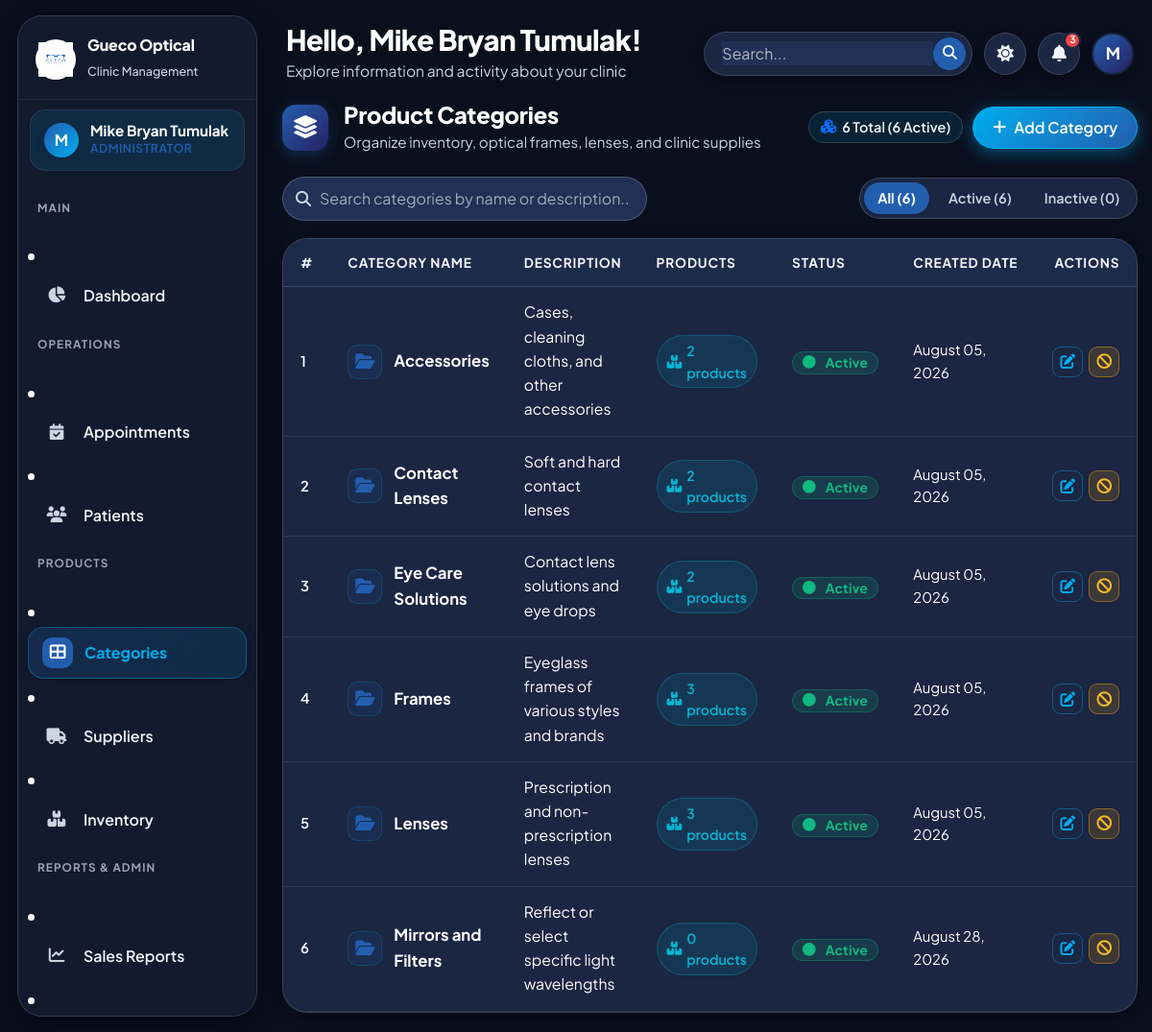
Screenshot of /admin/categories.php (signed in) with the database file from the repository.
### tables this page shows
CREATE TABLE `users` (
  `id` int(11) NOT NULL AUTO_INCREMENT,
  `full_name` varchar(100) NOT NULL,
  `email` varchar(100) NOT NULL,
  `password` varchar(255) NOT NULL,
  `role` enum('admin','doctor','saleslady') NOT NULL,
  `phone` varchar(20) DEFAULT NULL,
  `status` enum('active','inactive') DEFAULT 'active',
  `profile_photo` varchar(255) DEFAULT NULL,
  `created_at` timestamp NOT NULL DEFAULT current_timestamp(),
  `updated_at` timestamp NOT NULL DEFAULT current_timestamp() ON UPDATE current_timestamp(),
  PRIMARY KEY (`id`),
  UNIQUE KEY `email` (`email`)
);

CREATE TABLE `categories` (
  `id` int(11) NOT NULL AUTO_INCREMENT,
  `name` varchar(100) NOT NULL,
  `description` text DEFAULT NULL,
  `status` enum('active','inactive') DEFAULT 'active',
  `created_at` timestamp NOT NULL DEFAULT current_timestamp(),
  PRIMARY KEY (`id`),
  UNIQUE KEY `unique_category_name` (`name`)
);

### admin/categories.php (the view, shortened to what this page needs)
<?php
require_once __DIR__ . '/../config/functions.php';
$db = getDB();
$categories = $db->query("
    SELECT c.*, (SELECT COUNT(*) FROM products p WHERE p.category_id=c.id AND p.status='active') as product_count
    FROM categories c ORDER BY c.name ASC
")->fetchAll();
$totalCats = count($categories);
$activeCats = count(array_filter($categories, fn($c) => $c['status'] === 'active'));
$extraHead = '<link rel="stylesheet" href="'.BASE_URL.'assets/css/pages/categories.css?v='.time().'">';
include __DIR__ . '/../includes/header.php';
?>
<div class="cat-header-wrap">
  <div class="cat-header-left">
    <div class="cat-header-icon-box">
      <i class="fas fa-layer-group"></i>
    </div>
    <div class="cat-header-titles">
      <h4>Product Categories</h4>
      <p>Organize inventory, optical frames, lenses, and clinic supplies</p>
    </div>
  </div>
  <div style="display:flex; align-items:center; gap:10px;">
    <span class="cat-stat-pill">
      <i class="fas fa-cubes text-primary"></i> <?= $totalCats ?> Total (<?= $activeCats ?> Active)
    </span>
    <button class="btn btn-primary" onclick="openModal('addModal')">
      <i class="fas fa-plus"></i> Add Category
    </button>
  </div>
</div>
<div class="cat-toolbar">
  <div class="cat-search-box">
    <i class="fas fa-search"></i>
    <input type="text" id="catSearch" placeholder="Search categories by name or description..." autocomplete="off">
  </div>
  <div class="cat-filter-tabs">
    <button type="button" class="cat-filter-btn active" data-filter="all">All (<?= $totalCats ?>)</button>
    <button type="button" class="cat-filter-btn" data-filter="active">Active (<?= $activeCats ?>)</button>
    <button type="button" class="cat-filter-btn" data-filter="inactive">Inactive (<?= $totalCats - $activeCats ?>)</button>
  </div>
</div>
<div class="table-wrapper">
  <div class="table-responsive">
    <table class="table" id="catTable">
      <thead>
        <tr>
          <th style="width:60px;">#</th>
          <th>Category Name</th>
          <th>Description</th>
          <th style="width:140px;">Products</th>
          <th style="width:120px;">Status</th>
          <th style="width:150px;">Created Date</th>
          <th style="width:110px; text-align:right;">Actions</th>
        </tr>
      </thead>
      <tbody>
        <?php if (empty($categories)): ?>
        <tr id="noDataRow">
          <td colspan="7">
            <div class="empty-state" style="text-align:center; padding:48px 20px;">
              <div class="empty-icon" style="font-size:2.5rem; color:var(--text-muted); margin-bottom:12px;">
                <i class="fas fa-layer-group"></i>
              </div>
              <h6 style="font-weight:700; color:var(--text-primary); margin-bottom:4px;">No categories found</h6>
              <p style="font-size:0.84rem; color:var(--text-muted);">Click "+ Add Category" to create your first product category.</p>
            </div>
          </td>
        </tr>
        <?php else: ?>
        <?php foreach ($categories as $i => $cat): ?>
        <tr class="cat-row" data-name="<?= strtolower(htmlspecialchars($cat['name'])) ?>" data-desc="<?= strtolower(htmlspecialchars($cat['description'] ?? '')) ?>" data-status="<?= $cat['status'] ?>">
          <td style="color:var(--text-muted); font-size:0.78rem; font-weight:600;"><?= $i+1 ?></td>
          <td>
            <div class="cat-cell-name">
              <div class="cat-icon-badge">
                <i class="fas fa-folder-open"></i>
              </div>
              <div>
                <span class="cat-name-text"><?= sanitize($cat['name']) ?></span>
              </div>
            </div>
          </td>
          <td style="color:var(--text-secondary); font-size:0.83rem; max-width:320px;">
            <?= sanitize($cat['description'] ?: '—') ?>
          </td>
          <td>
            <span class="cat-count-badge">
              <i class="fas fa-boxes"></i> <?= $cat['product_count'] ?> products
            </span>
          </td>
          <td><?= statusBadge($cat['status']) ?></td>
          <td style="color:var(--text-muted); font-size:0.78rem;"><?= formatDate($cat['created_at']) ?></td>
          <td style="text-align:right;">
            <div class="cat-actions-group" style="justify-content:flex-end;">
              <button class="btn btn-sm btn-outline-primary btn-icon" title="Edit Category"
                onclick="openEdit(<?= $cat['id'] ?>, '<?= addslashes($cat['name']) ?>', '<?= addslashes($cat['description'] ?? '') ?>', '<?= $cat['status'] ?>')">
                <i class="fas fa-edit"></i>
              </button>
              <form method="POST" style="display:inline-block; margin:0;">
                <button class="btn btn-sm <?= $cat['status']==='active'?'btn-warning':'btn-success' ?> btn-icon"
                        title="<?= $cat['status']==='active'?'Deactivate Category':'Activate Category' ?>"
                        data-confirm="<?= $cat['status']==='active'?'Deactivate':'Activate' ?> category &quot;<?= addslashes($cat['name']) ?>&quot;?">
                  <i class="fas fa-<?= $cat['status']==='active'?'ban':'check' ?>"></i>
                </button>
              </form>
            </div>
          </td>
        </tr>
        <?php endforeach; ?>
        <?php endif; ?>
      </tbody>
    </table>
  </div>
</div>
<?php include __DIR__ . '/../includes/footer.php'; ?>

### includes/header.php (shortened to what this page needs)
<?php
require_once __DIR__ . '/../config/functions.php';
$user        = getCurrentUser();
$fullName    = $user['full_name'] ?? 'Admin';
$initials    = strtoupper(substr($fullName, 0, 1));
$userTheme = $_COOKIE['gueco_theme'] ?? ($_COOKIE['theme'] ?? 'dark');
$currentTheme = ($userTheme === 'light') ? 'light' : 'dark';
?>
<!DOCTYPE html>
<html lang="en" data-theme="<?= $currentTheme ?>">
<head>
  <link href="https://cdn.jsdelivr.net/npm/bootstrap@5.3.3/dist/css/bootstrap.min.css" rel="stylesheet">
  <link rel="stylesheet" href="https://cdnjs.cloudflare.com/ajax/libs/font-awesome/6.5.0/css/all.min.css">
  <link rel="stylesheet" href="<?= BASE_URL ?>assets/css/style.css?v=<?= time() ?>">
  <?php if (isset($extraHead)) echo $extraHead; ?>
</head>
<body>
<div class="app-wrapper">
  <aside class="sidebar" id="sidebar">
    <div class="sidebar-logo">
      <div class="logo-icon">
        <img src="<?= BASE_URL ?>assets/images/logo.png?v=2" alt="Logo" style="width:100%; height:100%; object-fit:contain;">
      </div>
      <div class="logo-text">
        <h6>Gueco Optical</h6>
        <span>Clinic Management</span>
      </div>
    </div>
    <div class="sidebar-user">
      <div class="user-avatar">
        <span><?= $initials ?></span>
      </div>
      <div class="user-info">
        <div class="user-name"><?= sanitize($fullName) ?></div>
        <div class="user-role"><?= getRoleLabel($user['role'] ?? '') ?></div>
      </div>
    </div>
    <nav class="sidebar-nav">
      <?php include __DIR__ . '/sidebar.php'; ?>
    </nav>
  </aside>
  <div class="main-content">
    <header class="app-header">
      <div class="header-left">
        <div class="header-greeting">
          <h4>Hello, <?= sanitize($fullName) ?>!</h4>
          <p>Explore information and activity about your clinic</p>
        </div>
      </div>
      <div class="header-right">
        <div class="header-search-wrap">
          <input type="text" placeholder="Search..." aria-label="Search">
          <button type="button" class="header-search-btn" title="Search">
            <i class="fas fa-search"></i>
          </button>
        </div>
        <button class="header-icon-btn" id="themeToggle" title="Toggle Theme">
          <i class="fas fa-moon" id="themeIcon"></i>
        </button>
        <div class="dropdown" id="notifDropdownWrap">
          <button class="header-icon-btn" type="button" data-bs-toggle="dropdown" aria-expanded="false" title="Notifications">
            <i class="fas fa-bell"></i>
            <?php
            try {
              $db = getDB();
              $stmtCount = $db->prepare("SELECT COUNT(*) as c FROM appointments WHERE status = 'pending' AND appointment_date >= CURDATE()");
              $stmtCount->execute();
              $notifCount = $stmtCount->fetch()['c'];
            } catch(Exception $e) {
              $notifCount = 0;
              $recentAppts = [];
            }
            ?>
            <?php if ($notifCount > 0): ?>
            <span class="notif-badge" id="notifBadgeEl"><?= min($notifCount, 99) ?></span>
            <?php endif; ?>
          </button>
        </div>
        <div class="header-avatar" title="<?= sanitize($fullName) ?>">
          <?= $initials ?>
        </div>
      </div>
    </header>
    <div class="page-content">

### config/functions.php (shortened to what this page needs)
<?php
function getCurrentUser(): ?array {
    try {
        $db = getDB();
        $stmt = $db->prepare("SELECT id, full_name, role, email, phone, status FROM users WHERE id = ?");
        $stmt->execute([$_SESSION['user_id']]);
        $user = $stmt->fetch();
        if ($user) {
            $currentUser = $user;
            return $currentUser;
        }
    } catch (Exception $e) {
    }
    $currentUser = [
        'id'        => $_SESSION['user_id'] ?? 0,
        'full_name' => $_SESSION['user_name'] ?? 'User',
        'role'      => $_SESSION['user_role'] ?? 'guest',
        'email'     => $_SESSION['user_email'] ?? '',
    ];
    return $currentUser;
}
function getRoleLabel(string $role): string {
    return match($role) {
        'admin'     => 'Administrator',
        'doctor'    => 'Optometrist',
        'saleslady' => 'Saleslady / Cashier',
        default     => ucfirst($role),
    };
}
function sanitize(string $value): string {
    return htmlspecialchars(strip_tags(trim($value)), ENT_QUOTES, 'UTF-8');
}
function formatDate(string $date): string {
    return date('F d, Y', strtotime($date));
}
function statusBadge(string $status): string {
    $map = [
        'pending'   => ['warning', 'clock'],
        'confirmed' => ['info',    'check-circle'],
        'completed' => ['success', 'check-double'],
        'cancelled' => ['danger',  'times-circle'],
        'no_show'   => ['secondary','user-times'],
        'active'    => ['success', 'circle'],
        'inactive'  => ['danger',  'circle'],
        'stock_in'  => ['success', 'arrow-up'],
        'stock_out' => ['danger',  'arrow-down'],
        'adjustment'=> ['warning', 'edit'],
    ];
    $cfg = $map[$status] ?? ['secondary', 'question-circle'];
    $label = ucwords(str_replace('_', ' ', $status));
    return "<span class='badge bg-{$cfg[0]}'><i class='fas fa-{$cfg[1]} me-1'></i>{$label}</span>";
}

### assets/css/pages/categories.css (style rules this page uses)
.cat-header-wrap { display: flex; align-items: center; justify-content: space-between; gap: 16px; flex-wrap: wrap; margin-bottom: 24px; }
.cat-header-left { display: flex; align-items: center; gap: 16px; }
.cat-header-icon-box { width: 48px; height: 48px; border-radius: 14px; background: linear-gradient(135deg, var(--clr-primary), var(--clr-primary-dark)); display: flex; align-items: center; justify-content: center; color: #fff; font-size: 1.25rem; box-shadow: 0 4px 14px rgba(35, 94, 174, 0.35); flex-shrink: 0; }
.cat-header-titles h4 { font-size: 1.25rem; font-weight: 800; color: var(--text-primary); margin: 0 0 2px 0; letter-spacing: -0.01em; }
.cat-header-titles p { font-size: 0.8rem; color: var(--text-muted); margin: 0; }
.cat-stat-pill { display: inline-flex; align-items: center; gap: 6px; padding: 4px 12px; background: var(--bg-hover); border: 1px solid var(--border-color); border-radius: 9999px; font-size: 0.76rem; font-weight: 600; color: var(--text-secondary); }
.cat-toolbar { display: flex; align-items: center; justify-content: space-between; gap: 12px; flex-wrap: wrap; margin-bottom: 18px; }
.cat-search-box { position: relative; min-width: 260px; flex: 1; max-width: 380px; }
.cat-search-box input { width: 100%; padding: 9px 16px 9px 38px; border-radius: 9999px; background: var(--bg-card); border: 1px solid var(--border-color); color: var(--text-primary); font-size: 0.84rem; transition: var(--transition); }
.cat-search-box input::placeholder { color: var(--text-muted) !important; opacity: 0.75 !important; }
.cat-search-box i { position: absolute; left: 14px; top: 50%; transform: translateY(-50%); color: var(--text-muted); font-size: 0.85rem; }
.cat-filter-tabs { display: flex; gap: 6px; background: var(--bg-card); border: 1px solid var(--border-color); padding: 4px; border-radius: 9999px; }
.cat-filter-btn { border: none; background: transparent; padding: 5px 14px; border-radius: 9999px; font-size: 0.76rem; font-weight: 600; color: var(--text-muted); cursor: pointer; transition: var(--transition); }
.cat-filter-btn.active { background: var(--clr-primary); color: #FFFFFF; font-weight: 700; }
.cat-cell-name { display: flex; align-items: center; gap: 12px; }
.cat-icon-badge { width: 36px; height: 36px; border-radius: 10px; background: rgba(35, 94, 174, 0.12); border: 1px solid rgba(0, 173, 239, 0.2); display: flex; align-items: center; justify-content: center; color: var(--clr-primary); font-size: 0.95rem; flex-shrink: 0; }
.cat-name-text { font-weight: 700; font-size: 0.88rem; color: var(--text-primary); }
.cat-count-badge { display: inline-flex; align-items: center; gap: 5px; padding: 4px 10px; border-radius: 9999px; font-size: 0.74rem; font-weight: 600; background: rgba(6, 182, 212, 0.12); color: #06B6D4; border: 1px solid rgba(6, 182, 212, 0.25); }
.cat-actions-group { display: flex; align-items: center; gap: 6px; }

### rows the page displays
users: full_name "M", full_name "Mike Bryan Tumulak", role "ADMINISTRATOR"
categories: name "Accessories", description "Cases, cleaning cloths, and other accessories", product_count "2", status "Active", created_at "August 05, 2026"
categories: name "Contact Lenses", description "Soft and hard contact lenses", product_count "2", status "Active", created_at "August 05, 2026"
categories: name "Eye Care Solutions", description "Contact lens solutions and eye drops", product_count "2", status "Active", created_at "August 05, 2026"
categories: name "Frames", description "Eyeglass frames of various styles and brands", product_count "3", status "Active", created_at "August 05, 2026"
categories: name "Lenses", description "Prescription and non-prescription lenses", product_count "3", status "Active", created_at "August 05, 2026"
categories: name "Mirrors and Filters", description "Reflect or select specific light wavelengths", product_count "0", status "Active", created_at "August 28, 2026"

### other values shown
min($notifCount, 99) "3"
$totalCats "6"
$activeCats "6"
$totalCats - $activeCats "0"
